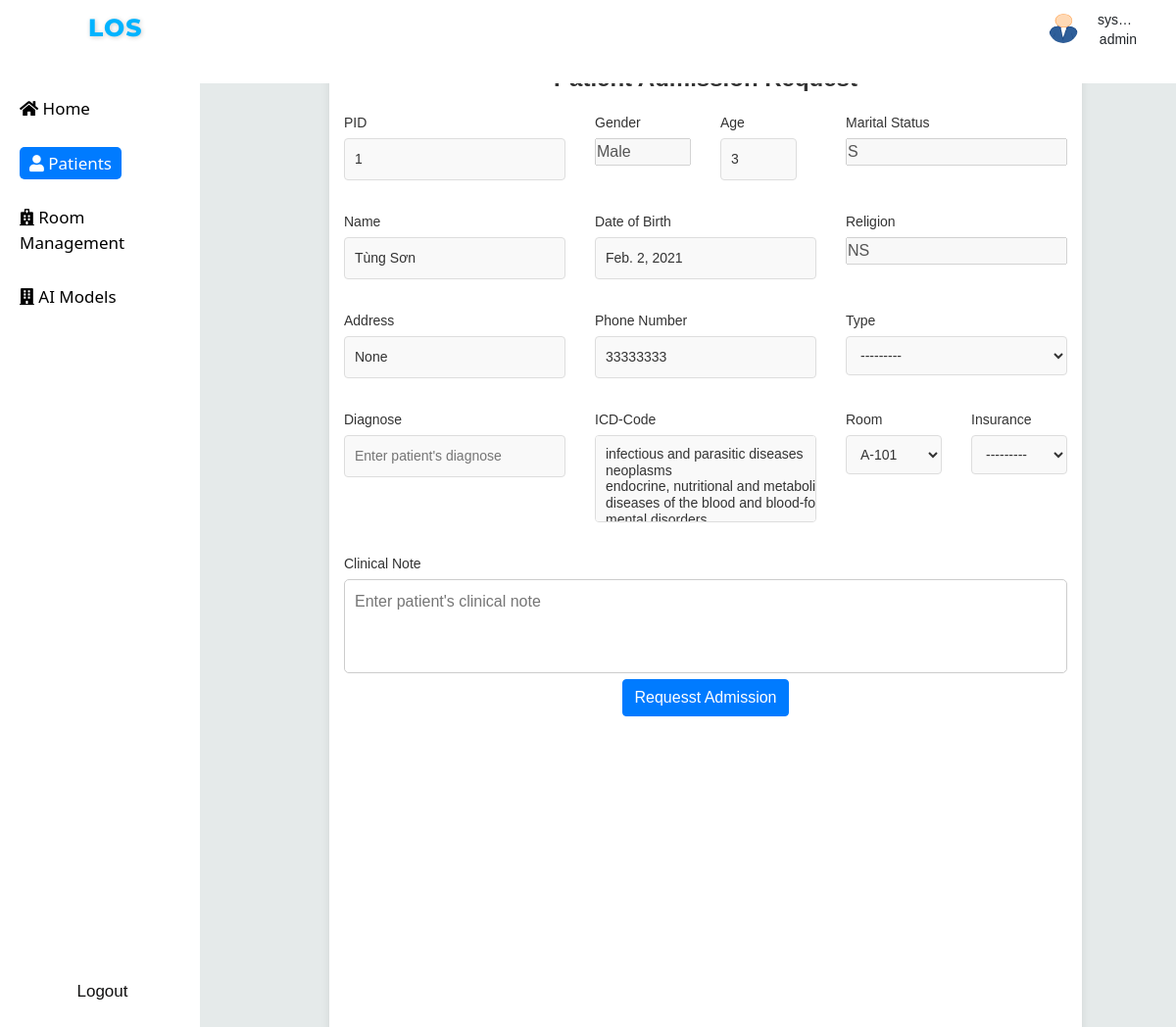
The page /patients/1/admission_info/create (signed in) on the database its author committed.
### prediction_app/models.py (models this page shows, shortened)
class User(AbstractBaseUser):
    username = models.CharField(max_length=100, unique=True)
    ROLE_CHOICES = [
        ('admin', 'Admin'),
        ('doctor', 'Doctor'),
        ('patient', 'Patient'),
    ]
    role = models.CharField(
        max_length=10, choices=ROLE_CHOICES, default='admin')
    email = models.EmailField(
        verbose_name="email address",
        max_length=255,
        unique=True,
    )
    date_of_birth = models.DateField()
    is_active = models.BooleanField(default=True)
    created_time = models.DateTimeField(auto_now_add=True)
    updated_time = models.DateTimeField(auto_now=True)
    objects = UserManager()
    USERNAME_FIELD = "username"
    REQUIRED_FIELDS = ["date_of_birth"]
    def __str__(self):
        return self.username
    class Meta:
        verbose_name = _("user")
        verbose_name_plural = _("users")

class Patient(models.Model):
    GENDER_CHOICES = [
        ('M', 'Male'),
        ('F', 'Female'),
    ]
    MARITAL_STATUS_CHOICES = [
        ('SINGLE', 'SINGLE'),
        ('MARRIED', 'MARRIED'),
        ('WIDOWED', 'WIDOWED'),
        ('DIVORCED', 'DIVORCED'),
        ('SEPARATED', 'SEPARATED'),
        ('LIFE PARTNER', 'LIFE PARTNER'),
        ('UNKNOWN', 'UNKNOWN'),
    ]
    RELIGION_CHOICES = [
        ('CATHOLIC', 'CATHOLIC'),
        ('PROTESTANT QUAKER', 'PROTESTANT QUAKER'),
        ('UNOBTAINABLE', 'UNOBTAINABLE'),
        ('JEWISH', 'JEWISH'),
        ('NOT SPECIFIED', 'NOT SPECIFIED'),
        ('OTHER', 'OTHER'),
    ]
    ETHNICITY_CHOICES = [
        ('WHITE', 'WHITE'),
        ('BLACK/AFRICAN AMERICAN', 'BLACK/AFRICAN AMERICAN'),
        ('HISPANIC OR LATINO', 'HISPANIC OR LATINO'),
        ('ASIAN', 'ASIAN'),
        ('UNABLE TO OBTAIN', 'UNABLE TO OBTAIN'),
        ('UNKNOWN/NOT SPECIFIED  ', 'UNKNOWN/NOT SPECIFIED '),
        ('OTHER', 'OTHER'),
    ]
    first_name = models.CharField(max_length=50)
    last_name = models.CharField(max_length=50)
    age = models.PositiveIntegerField()
    phone_number = models.CharField(max_length=15, unique=True)
    date_of_birth = models.DateField()
    address = models.CharField(max_length=150,  blank=True, null=True)
    gender = models.CharField(max_length=1, choices=GENDER_CHOICES)
    marital_status = models.CharField(
        max_length=15, choices=MARITAL_STATUS_CHOICES, default='UNKNOWN')
    religion = models.CharField(
        max_length=20, choices=RELIGION_CHOICES)
    ethnicity = models.CharField(
        max_length=100,
        choices=ETHNICITY_CHOICES,
        null=True,
        blank=True,
        default='ASIAN'
    )
    photo = models.ImageField(
        upload_to='patient_photos/', blank=True, null=True)
    created_time = models.DateTimeField(auto_now_add=True)
    updated_time = models.DateTimeField(auto_now=True)
    def __str__(self):
        return f"{self.first_name} {self.last_name}"

### prediction_app/views/add_new_admission.py (the view)
# urls.py: path('patients/<int:id>/admission_info/create', add_new_admission, name='add_new_admission'),
@permission_classes([IsAuthenticated])
def add_new_admission(request, id):
    patient = Patient.objects.get(id=id)
    patient_in_treatment = Count("admission", filter=Q(admission__status="In Treatment"))
    rooms = Room.objects.annotate(num_patients=patient_in_treatment).filter(num_patients__lt=F("max_beds"))
    if request.method == 'POST':
        data = request.POST.copy()
        data['subject'] = patient
        form = AddNewAdmission(data)
        if form.is_valid():
            try:
                form.save()
                messages.success(request, 'Sent admission request Successfully!')
            except Exception as e:
                logging.error(f'Error saving: {e}')
                return render(request, 'add_new_admission.html', {'error_message': 'Error saving', 'patient':patient, "rooms": rooms, 'form': form})
        else:
            return render(request, 'add_new_admission.html', {'form': form, 'error_message': 'Invalid input.', 'patient':patient, "rooms": rooms})
    elif request.method == 'GET':
        return render(request, 'add_new_admission.html', {'form': AddNewAdmission(), 'patient':patient, "rooms": rooms})
    return render(request, 'add_new_admission.html', {'form': AddNewAdmission(), 'patient':patient, "rooms": rooms})

### prediction_app/models.py (called while the page is built)
    def __str__(self):
        return f"{_ if self.area is None else self.area.name}-{self.number}"

### prediction_app/templates/add_new_admission.html (shortened to what this page needs)
{% extends "base.html" %}
{% load static %}
{% block style %}
{{ block.super }}
<link rel="stylesheet" href="{% static 'prediction_app/add_new_patients.css' %}">
{% endblock %}
{% block page %}
<div class="container">
	<h2>Patient Admission Request</h2>
	<div class="form-container">
		<form action="{% url 'add_new_admission' patient.id %}" method="POST">
			<div class="row">
				<div class="col-4">
					<label for="PID">PID</label>
					<input style="width: 100%;" type="text" id="PID" name="id" value="{{ patient.id }}" disabled>
				</div>
				<div class="col-2">
					<label for="gender">Gender</label>
					<input style="width: 100%;" id="gender" name="gender" value="{{ patient.get_gender_display }}" disabled>
				</div>
				<div class="col-2">
					<label for="age">Age</label>
					<input style="width: 80%;" type="text" id="age" name="age" value="{{ patient.age }}" disabled>
				</div>
				<div class="col-4">
					<label for="marital_status">Marital Status</label>
					<input style="width: 100%;" id="marital_status" name="marital_status" value="{{ patient.get_marital_status_display }}" disabled>
				</div>
			</div>
			<div class="row">
				<div class="col-4">
					<label for="name">Name</label>
					<input type="text" id="name" name="name" value="{{ patient }}" disabled>
				</div>
				<div class="col-4">
					<label for="dob">Date of Birth</label>
					<input type="text" id="dob" name="date_of_birth" placeholder="Enter patient's birthdate" value="{{ patient.date_of_birth }}" disabled>
				</div>
				<div class="col-4">
					<label for="religion">Religion</label>
					<input style="width: 100%;" id="religion" name="religion" value="{{ patient.get_religion_display }}" disabled>
				</div>
			</div>
			<div class="row">
				<div class="col-4">
					<label for="Address">Address</label>
					<input type="text" id="Address" name="Address" value="{{ patient.address }}" disabled>
				</div>
				<div class="col-4">
					<label for="phone_number">Phone Number</label>
					<input type="tel" id="phone_number" name="phone_number" value="{{ patient.phone_number }}"
					disabled>
				</div>
				<div class="col-4">
					<label for="type">Type</label>
					{{ form.admission_type }}
				</div>
			</div>
			<div class="row">
				<div class="col-4">
					<label for="diagnose">Diagnose</label>
					<input type="text" id="diagnose" name="diagnose" placeholder="Enter patient's diagnose" required>
				</div>
				<div class="col-4">
					<label for="icd-code">ICD-Code</label>
					{{ form.icd_code }}
				</div>
				<div class="col-2">
					<label for="room">Room</label>
					<select id="room" name="room" required>
						{% for room in rooms %}
							<option value="{{ room.id }}">{{ room }}</option>
						{% endfor %}
					</select>
				</div>
				<div class="col-2">
					<label for="insurance">Insurance</label>
						{{ form.insurance }}
				</div>
			</div>
			<div class="row">
				<div class="col-12">
					<label for="clinical_note">Clinical Note</label>
					<textarea class="note-box" name="clinical_note" placeholder="Enter patient's clinical note"></textarea>
				</div>
			</div>
			<button style="display: block;margin-left: auto;margin-right: auto;" type="submit"
				class="btn btn-primary">Requesst Admission</button>
		</form>
	</div>
</div>
{% endblock %}
{% block patients %}
<div>
	<a style="color: white; background-color: #007bff;border-radius: 5px;padding: 5px 10px;text-decoration: none;"
		href="{% url 'get_patients' %}"> <i class="fas fa-user"></i> Patients</a>
</div>
{% endblock %}

### prediction_app/templates/base.html (shortened to what this page needs)
{% load static %}
<html>
<head>
    {% block style %}
    <link rel="stylesheet" href="//cdnjs.cloudflare.com/ajax/libs/twitter-bootstrap/4.0.0/css/bootstrap.css">
    <link rel="stylesheet" href="//cdn.datatables.net/1.10.16/css/dataTables.bootstrap4.min.css">
    <link rel="stylesheet" href="https://cdnjs.cloudflare.com/ajax/libs/font-awesome/5.15.4/css/all.min.css">
    <link rel="stylesheet" href="{% static 'prediction_app/style.css' %}">
    {% endblock %}
</head>
<body>
    <div class="grandparent">
        <div class="header">
            <div class="app-name">LoS</div>
            <div class="user-panel">
                <img src="{% static 'prediction_app/images.png' %}" alt="Form Image" class="image">
                <span class="user-name">{{request.user}}</span>
                <span class="user-name" style="top: 20px; text-align: center;">{{request.user.role}}</span>
            </div>
        </div>
        <div class="parent">
            <div class="sidenav">
                {% block home %}
                <div class="Home">
                    <a href="{% url 'home' %}"> <i class="fas fa-home"></i> Home</a>
                </div>
                {% endblock %}
                {% block patients %}{% endblock %}
                {% if user.role == "admin" or user.role == "doctor"%}
                {% block room %}
                <div class="Room-Management">
                    <a href="{% url 'manage_area' %}"> <i class="fas fa-hospital"></i> Room Management </a>
                </div>
                {% endblock %}
                {% block ai %}
                <div class="AI-Models">
                    <a href="{% url 'ai_model' %}"> <i class="fas fa-building"></i> AI Models </a>
                </div>
                {% endblock %}
                {% endif %}
                {% if user.is_authenticated %}
                <a href="{% url 'user_out' %}" style="
                    position: relative;
                    margin-left: auto;
                    margin-right: auto;
                    margin-top: auto;
                    margin-bottom: 4rem;
                    color: rgb(17, 16, 16);">Logout</a>
                {% endif %}
            </div>
            <div class="main-page">
                {% if user.is_authenticated %}
                {% block page %}
                {% endblock %}
                {% else %}
                <h3> Please sign-in to access this page</h3>
                {% endif %}
            </div>
        </div>
    </div>
</body>
</html>

### prediction_app/static/prediction_app/style.css (style rules this page uses)
.app-name { position: absolute; font-family: 'Montserrat', sans-serif; font-size: 25px; font-weight: 800; color: rgb(0, 179, 255); letter-spacing: 1px; text-transform: uppercase; text-shadow: 1px 1px 5px rgba(0, 0, 0, 0.2); top:10;left:90; margin-bottom: 50px; }
.sidenav { height: 100%; width: 17%; position: relative; z-index: 1; background-color: white; overflow-x: hidden; padding-top: 4rem; opacity: 20; padding-left: 5px; align-items: flex-start; display: flex; flex-direction: column; }
* { margin: 0; padding: 0; }
.sidenav div { margin-bottom: 10px; padding: 10px 15px; font-family: 'Segoe UI', sans-serif; }
a { color: black; text-decoration: none; font-size: 17px; text-align: center; }
.main-page { flex: 8; height: 100%; width: 100%; margin-top: 7%; margin-left: 3%; min-width: 20%; }
.parent { width: 100%; height: 100%; display: flex; align-items: center; margin-top: 2%; }
.grandparent { width: 100%; height: 100%; border-radius: 5px; background-color: #e5e9e9ee; overflow-y: auto; overflow-x: auto; }
.header { position: absolute; height: 8%; width: 100%; background-color: #FFF; text-align: center; align-items: center; z-index: 2; }
.image { position: absolute; height: 30px; width: 30px; top: 14px; right: 100px; border-radius:50%; margin-left: 20px; }
.user-name { position: absolute; margin-top: 10px; right: 20px; padding-right: 20px; max-width: 60px; white-space: nowrap; overflow: hidden; text-overflow: ellipsis; font-size: 14px; }
.user-panel { left: 95%; }

### prediction_app/static/prediction_app/add_new_patients.css (style rules this page uses)
* { margin: 0; padding: 0; box-sizing: border-box; }
body { font-family: Arial, sans-serif; background-color: #f0f2f5; }
.row { margin-bottom: 2rem; }
.container { height: 100%; width: 100%; max-width: 80%; background-color: #fff; border-radius: 8px; box-shadow: 0 4px 8px rgba(0, 0, 0, 0.1); margin-bottom: 100px }
h2 { font-size: 24px; font-weight: 600; color: #333; text-align: center; margin-bottom: 20px; }
.form-container { display: flex; flex-direction: column; }
label { font-size: 14px; color: #333; margin-bottom: 5px; }
input[type="text"], input[type="number"], input[type="tel"], input[type="date"], select { padding: 10px; font-size: 14px; border: 1px solid #ddd; border-radius: 4px; background-color: #f9f9f9; color: #333; width: 100%; }
.note-box { width: 100%; height: 100%; padding: 10px; font-size: 16px; border: 1px solid #ccc; border-radius: 5px; resize: none; }

### rows shown on the page
User: user "sys…", user.role "admin"
Patient: id "1", gender "Male", age "3", marital_status "S", name "Tùng Sơn", date_of_birth "Feb. 2, 2021", religion "NS", Address "None", phone_number "33333333"

### other values the page prints
form field room "A-101"
